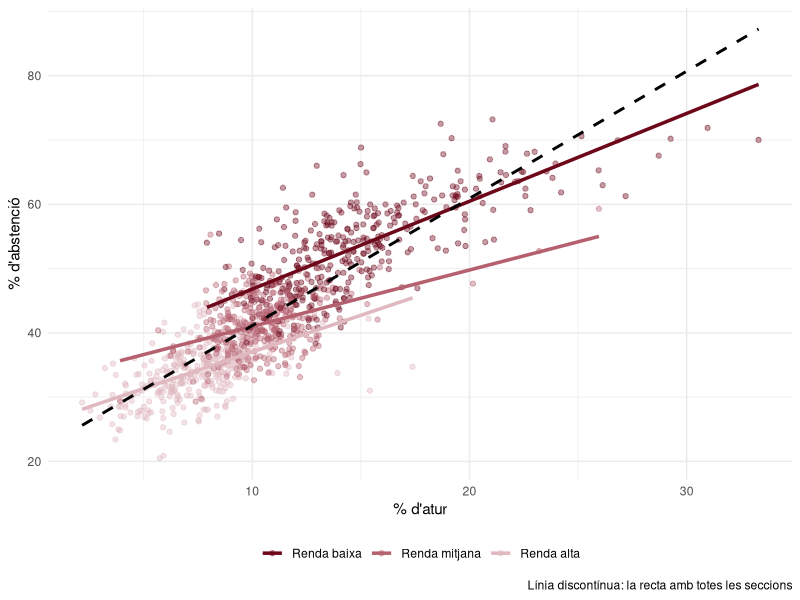
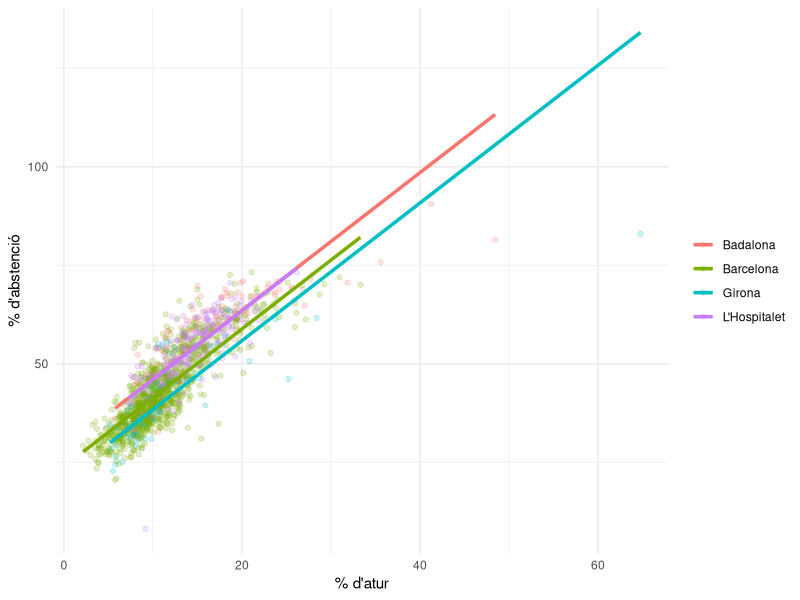
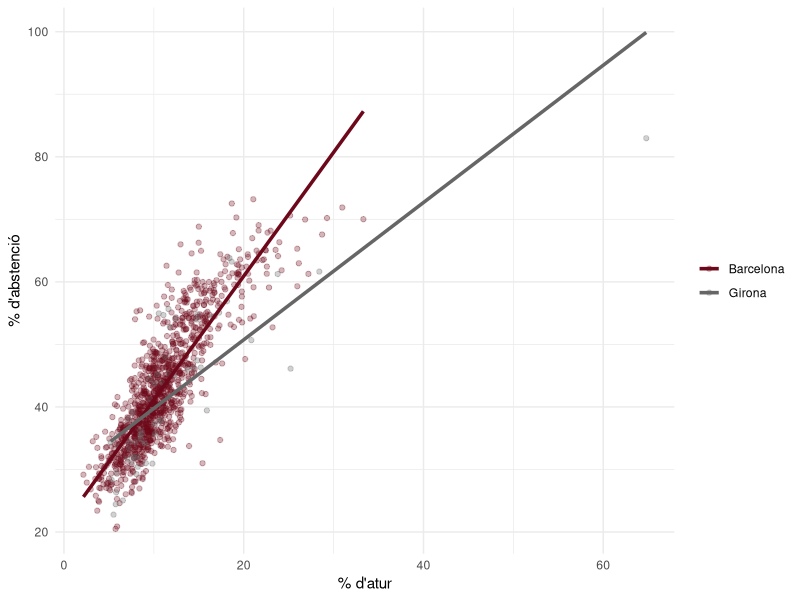

Recreate these plots in R, in order.
## ---- chunk 1
library(tidyverse)

bordeus      <- "#6D071A"
bordeus_clar <- "#D8A9B1"

# Números amb coma decimal per al text
num <- function(x, d = 2) format(round(unname(x), d), nsmall = d, decimal.mark = ",", big.mark = ".")

seccions <- read_csv2("../dades/seccions_censals.csv", show_col_types = FALSE) |>
  mutate(renda_milers = renda_persona / 1000)
bcn <- seccions |> filter(municipi == "Barcelona")
## ---- chunk 2
bcn |>
  summarise(atur_abstencio  = cor(perc_atur, abstencio),
            renda_abstencio = cor(renda_milers, abstencio),
            renda_atur      = cor(renda_milers, perc_atur))
## ---- chunk 3
model_simple   <- lm(abstencio ~ perc_atur, data = bcn)
model_multiple <- lm(abstencio ~ perc_atur + renda_milers, data = bcn)

summary(model_multiple)
## ---- chunk 4
bcn_grups <- bcn |>
  mutate(grup_renda = cut(renda_milers,
                          breaks = quantile(renda_milers, c(0, 1/3, 2/3, 1)),
                          labels = c("Renda baixa", "Renda mitjana", "Renda alta"),
                          include.lowest = TRUE))

ggplot(bcn_grups, aes(x = perc_atur, y = abstencio)) +
  geom_point(aes(color = grup_renda), alpha = 0.4) +
  geom_smooth(aes(color = grup_renda), method = "lm", se = FALSE, linewidth = 1.2) +
  geom_smooth(method = "lm", se = FALSE, color = "black", linetype = "dashed") +
  scale_color_manual(values = c("Renda baixa" = bordeus, "Renda mitjana" = "#B5606E",
                                "Renda alta" = "#E0B8BF")) +
  labs(x = "% d'atur", y = "% d'abstenció", color = NULL,
       caption = "Línia discontínua: la recta amb totes les seccions") +
  theme_minimal() +
  theme(legend.position = "bottom")

bcn_grups |>
  group_by(grup_renda) |>
  summarise(n = n(),
            pendent_atur = coef(lm(abstencio ~ perc_atur))[2])
## ---- chunk 5
model_mun <- lm(abstencio ~ perc_atur + municipi, data = seccions)
coef(model_mun)
## ---- chunk 6
seccions |>
  mutate(predita = predict(model_mun)) |>
  ggplot(aes(x = perc_atur, y = abstencio, color = municipi)) +
  geom_point(alpha = 0.2) +
  geom_line(aes(y = predita), linewidth = 1.2) +
  labs(x = "% d'atur", y = "% d'abstenció", color = NULL) +
  theme_minimal()
## ---- chunk 7
bcn_girona <- seccions |>
  filter(municipi %in% c("Barcelona", "Girona"))

ggplot(bcn_girona, aes(x = perc_atur, y = abstencio, color = municipi)) +
  geom_point(alpha = 0.3) +
  geom_smooth(method = "lm", se = FALSE, linewidth = 1.2) +
  scale_color_manual(values = c("Barcelona" = bordeus, "Girona" = "grey40")) +
  labs(x = "% d'atur", y = "% d'abstenció", color = NULL) +
  theme_minimal()
## ---- chunk 8
model_int <- lm(abstencio ~ perc_atur * municipi, data = bcn_girona)
coef(model_int)
